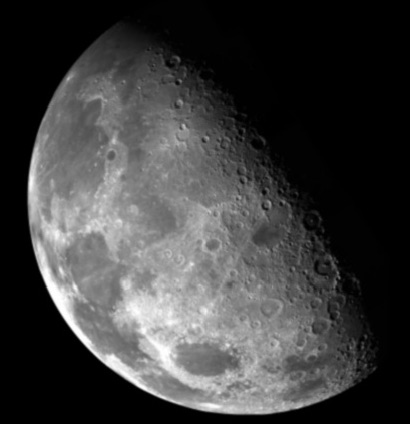
#> input picture img/moon_gray.jpg, 410 x 424 px
$ python MorphHat.py
#> lines starting #> are read from the running program, lines starting #| are printed output that depends on the picture
import cv2
import numpy as np


img = cv2.imread("../../../img/moon_gray.jpg")
#> img is the input picture: shape (424, 410, 3); min 0, max 255, mean 61.8

k = cv2.getStructuringElement(cv2.MORPH_RECT, (9, 9))

top_hat = cv2.morphologyEx(img, cv2.MORPH_TOPHAT, k)
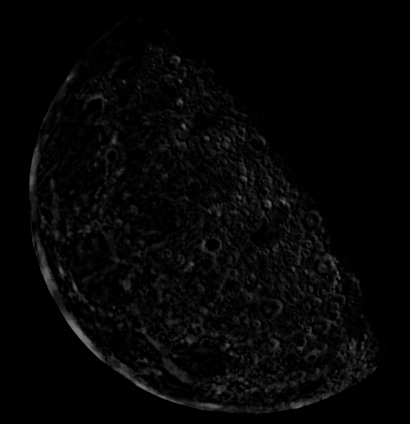
#> top_hat: shape (424, 410, 3); min 0, max 122, mean 5.6
black_hat = cv2.morphologyEx(img, cv2.MORPH_TOPHAT, k)

merged = np.hstack((img, top_hat, black_hat))
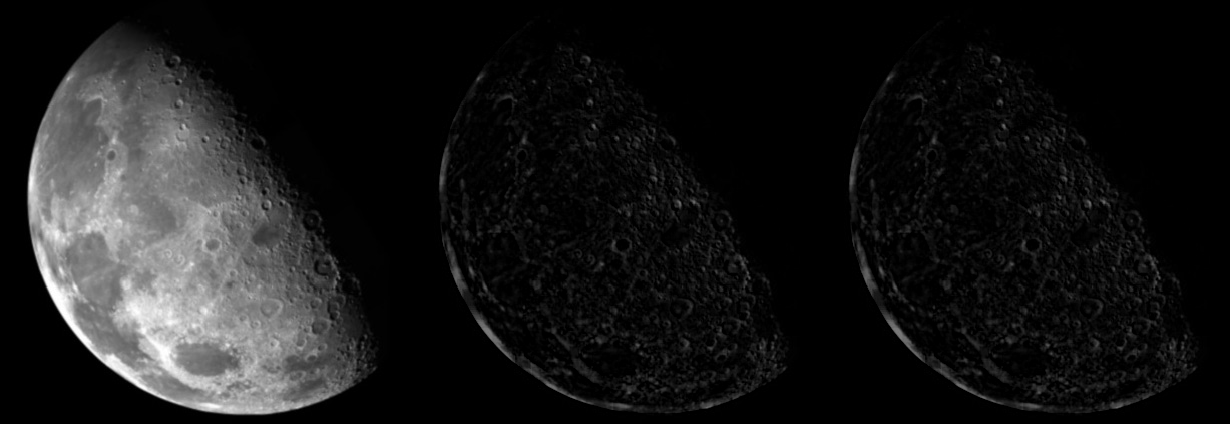
#> merged: shape (424, 1230, 3); min 0, max 255, mean 24.3
cv2.imshow("Top-Hat Black-Hat", merged)
cv2.waitKey(0)
cv2.destroyAllWindows()
